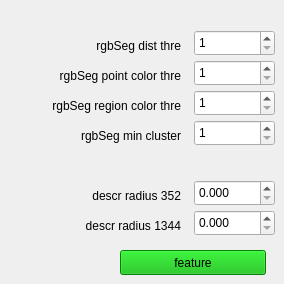
        <widget class="QWidget" name="tab_3">
         <attribute name="title">
          <string>S/F</string>
         </attribute>
         <widget class="QLabel" name="label_9">
          <property name="geometry">
           <rect>
            <x>20</x>
            <y>210</y>
            <width>161</width>
            <height>31</height>
           </rect>
          </property>
          <property name="text">
           <string>descr radius 1344</string>
          </property>
          <property name="alignment">
           <set>Qt::AlignRight|Qt::AlignTrailing|Qt::AlignVCenter</set>
          </property>
         </widget>
         <widget class="QDoubleSpinBox" name="spinBox_seg_7">
          <property name="geometry">
           <rect>
            <x>194</x>
            <y>210</y>
            <width>81</width>
            <height>26</height>
           </rect>
          </property>
          <property name="correctionMode">
           <enum>QAbstractSpinBox::CorrectToPreviousValue</enum>
          </property>
          <property name="decimals">
           <number>3</number>
          </property>
          <property name="maximum">
           <double>100.000000000000000</double>
          </property>
          <property name="singleStep">
           <double>0.010000000000000</double>
          </property>
         </widget>
         <widget class="QSpinBox" name="spinBox_seg_2">
          <property name="geometry">
           <rect>
            <x>194</x>
            <y>60</y>
            <width>81</width>
            <height>26</height>
           </rect>
          </property>
          <property name="minimum">
           <number>1</number>
          </property>
          <property name="maximum">
           <number>100000</number>
          </property>
         </widget>
         <widget class="QLabel" name="label_10">
          <property name="geometry">
           <rect>
            <x>20</x>
            <y>60</y>
            <width>161</width>
            <height>31</height>
           </rect>
          </property>
          <property name="text">
           <string>rgbSeg point color thre</string>
          </property>
          <property name="alignment">
           <set>Qt::AlignRight|Qt::AlignTrailing|Qt::AlignVCenter</set>
          </property>
         </widget>
         <widget class="QSpinBox" name="spinBox_seg_1">
          <property name="geometry">
           <rect>
            <x>194</x>
            <y>30</y>
            <width>81</width>
            <height>26</height>
           </rect>
          </property>
          <property name="minimum">
           <number>1</number>
          </property>
          <property name="maximum">
           <number>100000</number>
          </property>
         </widget>
         <widget class="QLabel" name="label_11">
          <property name="geometry">
           <rect>
            <x>20</x>
            <y>30</y>
            <width>161</width>
            <height>31</height>
           </rect>
          </property>
          <property name="text">
           <string>rgbSeg dist thre</string>
          </property>
          <property name="alignment">
           <set>Qt::AlignRight|Qt::AlignTrailing|Qt::AlignVCenter</set>
          </property>
         </widget>
         <widget class="QDoubleSpinBox" name="spinBox_seg_6">
          <property name="geometry">
           <rect>
            <x>194</x>
            <y>180</y>
            <width>81</width>
            <height>26</height>
           </rect>
          </property>
          <property name="correctionMode">
           <enum>QAbstractSpinBox::CorrectToPreviousValue</enum>
          </property>
          <property name="decimals">
           <number>3</number>
          </property>
          <property name="maximum">
           <double>100.000000000000000</double>
          </property>
          <property name="singleStep">
           <double>0.010000000000000</double>
          </property>
         </widget>
         <widget class="QLabel" name="label_12">
          <property name="geometry">
           <rect>
            <x>20</x>
            <y>180</y>
            <width>161</width>
            <height>31</height>
           </rect>
          </property>
          <property name="text">
           <string>descr radius 352</string>
          </property>
          <property name="alignment">
           <set>Qt::AlignRight|Qt::AlignTrailing|Qt::AlignVCenter</set>
          </property>
         </widget>
         <widget class="QSpinBox" name="spinBox_seg_3">
          <property name="geometry">
           <rect>
            <x>194</x>
            <y>90</y>
            <width>81</width>
            <height>26</height>
           </rect>
          </property>
          <property name="minimum">
           <number>1</number>
          </property>
          <property name="maximum">
           <number>100000</number>
          </property>
         </widget>
         <widget class="QLabel" name="label_13">
          <property name="geometry">
           <rect>
            <x>10</x>
            <y>90</y>
            <width>171</width>
            <height>31</height>
           </rect>
          </property>
          <property name="text">
           <string>rgbSeg region color thre</string>
          </property>
          <property name="alignment">
           <set>Qt::AlignRight|Qt::AlignTrailing|Qt::AlignVCenter</set>
          </property>
         </widget>
         <widget class="QSpinBox" name="spinBox_seg_4">
          <property name="geometry">
           <rect>
            <x>194</x>
            <y>120</y>
            <width>81</width>
            <height>26</height>
           </rect>
          </property>
          <property name="minimum">
           <number>1</number>
          </property>
          <property name="maximum">
           <number>100000</number>
          </property>
         </widget>
         <widget class="QLabel" name="label_14">
          <property name="geometry">
           <rect>
            <x>20</x>
            <y>120</y>
            <width>161</width>
            <height>31</height>
           </rect>
          </property>
          <property name="text">
           <string>rgbSeg min cluster</string>
          </property>
          <property name="alignment">
           <set>Qt::AlignRight|Qt::AlignTrailing|Qt::AlignVCenter</set>
          </property>
         </widget>
         <widget class="QPushButton" name="pushButton_fe">
          <property name="geometry">
           <rect>
            <x>120</x>
            <y>250</y>
            <width>146</width>
            <height>25</height>
           </rect>
          </property>
          <property name="styleSheet">
           <string notr="true">background-color: rgb(0, 180, 0);</string>
          </property>
          <property name="text">
           <string>feature</string>
          </property>
         </widget>
        </widget>
